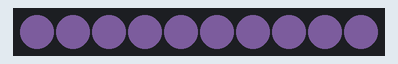
Bench run of a sketch on a simulated Arduino Uno, built with avr-gcc and run on an emulated ATmega328P. On the bench: 10 RGB LEDs in strip order, left to right. Dim RGB values are drawn brighter than linear.

Above: at 2.8 s.
At 17.0 s:
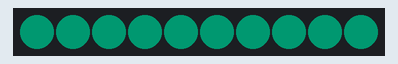
At 31.3 s:
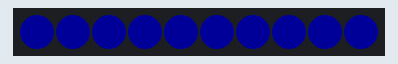

The sketch:

circuitpg1.ino
```cpp
// Circuit Playground Express

#include <Adafruit_NeoPixel.h>

#define PIN 8
#define NUM_LEDS    10

Adafruit_NeoPixel pixels = Adafruit_NeoPixel(NUM_LEDS, PIN);

uint32_t color  = 0xCC99FF; // Start violet
uint32_t brite;
uint32_t dot;

unsigned long previousMillis;
unsigned long currentMillis;

void setup()
{
  brite = 0; //start off
  color  = 0xCC99FF; // start violet
  pixels.begin();
  pixels.setBrightness(brite); // brightness
}

void loop()
{
  pulse();
}

void pulse()
{
  brite == 0;

  while (brite < 30)
  {
    currentMillis = millis();
    if (currentMillis - previousMillis >= 90)
    {
      for (dot = 0; dot < NUM_LEDS; dot++)
      {
        pixels.setBrightness(brite); // brightness
        pixels.setPixelColor(dot, color);
        pixels.show();
      }
      brite++;
      previousMillis = currentMillis;
    }
  }

  while (brite == 30)
  {
   currentMillis = millis();
    if (currentMillis - previousMillis >= 9000)
    {
      for (dot = 0; dot < NUM_LEDS; dot++)
      {
        pixels.setBrightness(brite); // brightness
        pixels.setPixelColor(dot, color);
        pixels.show();
      }
      brite--;
      previousMillis = currentMillis;
    }
  }

  while (brite > 0 && brite < 30)
  {
    currentMillis = millis();
    if (currentMillis - previousMillis >= 90)
    {
      for (dot = 0; dot < NUM_LEDS; dot++)
      {
        pixels.setBrightness(brite); // brightness
        pixels.setPixelColor(dot, color);
        pixels.show();
      }
      brite--;
      previousMillis = currentMillis;
    }
  }
  color >>= 8;                 // Next color R->G->B
  if(!color) color = 0xCC99FF; // Reset to violet
}
```
